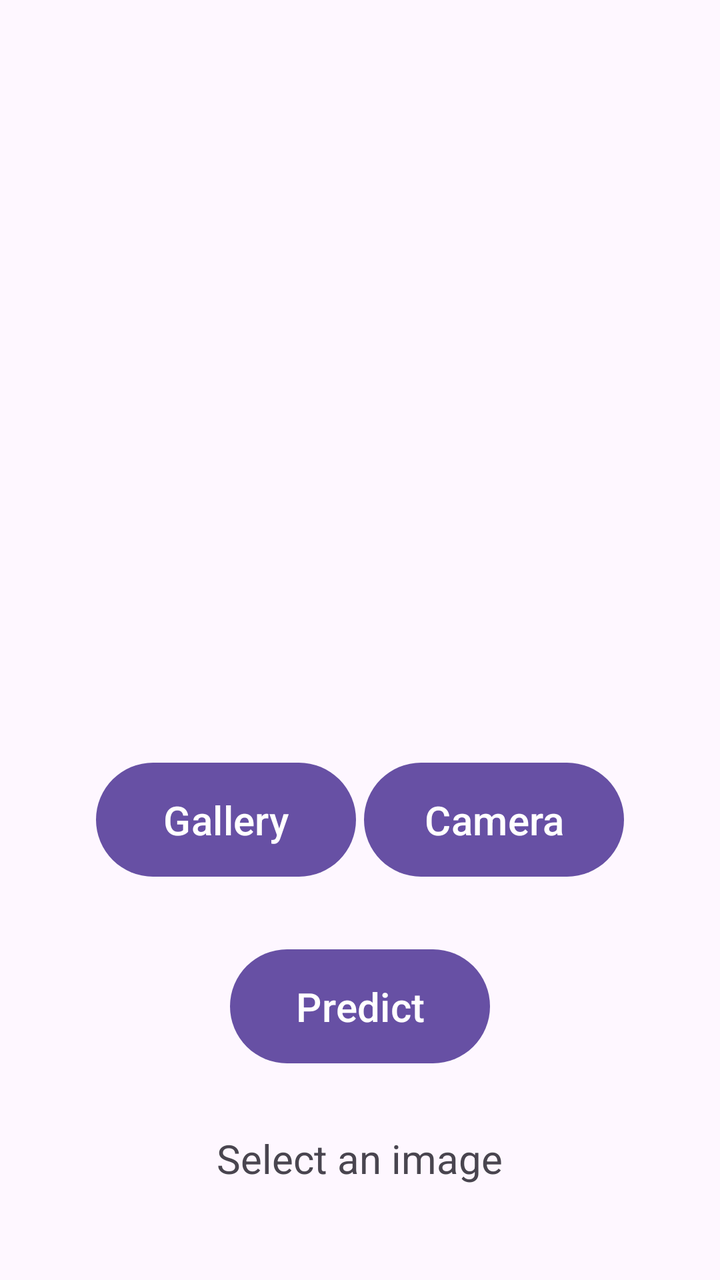
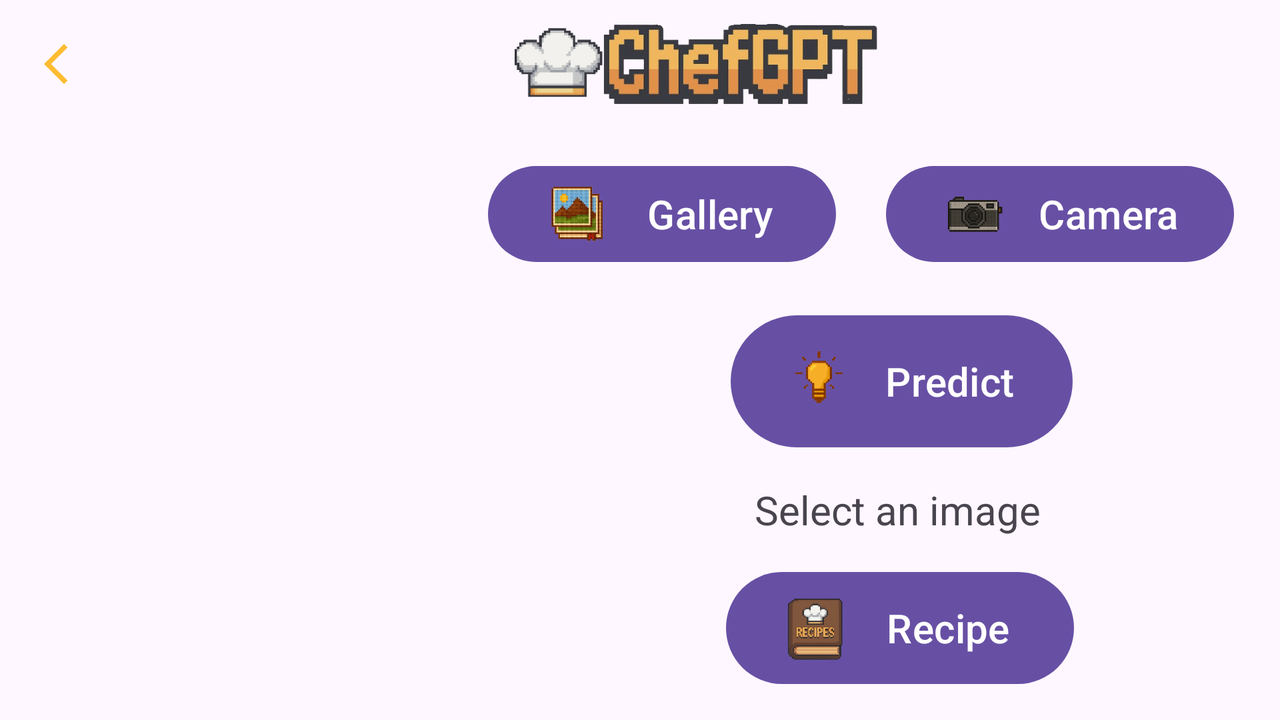

One screen, two layout resources from the same app: the default and the repository's alternative for another configuration. Each is rendered where Android would select it; the XML of both is given below.
<!-- AndroidManifest.xml: application theme Theme.ChefGPT -->
<!-- res/layout/activity_imageprediction.xml -->
<?xml version="1.0" encoding="utf-8"?>
<LinearLayout xmlns:android="http://schemas.android.com/apk/res/android"
    xmlns:app="http://schemas.android.com/apk/res-auto"
    xmlns:tools="http://schemas.android.com/tools"
    android:layout_width="match_parent"
    android:layout_height="match_parent"
    android:gravity="center"
    android:orientation="vertical"
    android:padding="16dp">
   <include layout="@layout/toolbar" />

  <ImageView
      android:id="@+id/imageView"
      android:layout_width="304dp"
      android:layout_height="300dp"
      android:layout_marginTop="32dp"
      app:srcCompat="@drawable/empty"
      android:scaleType="centerCrop" />

  <androidx.constraintlayout.widget.ConstraintLayout
      android:id="@+id/constraintLayout"
      android:layout_width="match_parent"
      android:layout_height="122dp">

    <Button
        android:id="@+id/openFavorites"
        android:layout_width="130dp"
        android:layout_height="65dp"
        android:layout_marginStart="32dp"
        android:text="Gallery"
        android:textSize="20sp"
        app:layout_constraintBottom_toBottomOf="parent"
        app:layout_constraintStart_toStartOf="parent"
        app:layout_constraintTop_toTopOf="parent" />

    <Button
        android:id="@+id/openCamera"
        android:layout_width="130dp"
        android:layout_height="65dp"
        android:layout_marginEnd="32dp"
        android:text="Camera"
        android:textSize="20sp"
        app:layout_constraintBottom_toBottomOf="parent"
        app:layout_constraintEnd_toEndOf="parent"
        app:layout_constraintTop_toTopOf="parent" />

  </androidx.constraintlayout.widget.ConstraintLayout>

  <Button
      android:id="@+id/predictButton"
      android:layout_width="130dp"
      android:layout_height="65dp"
      android:textSize="20sp"
      android:text="Predict" />

  <TextView
      android:id="@+id/foodName"
      android:layout_width="269dp"
      android:layout_height="87dp"
      android:gravity="center"
      android:text="Select an image"
      android:textSize="20sp" />

  <Button
      android:id="@+id/toRecipeResult"
      android:layout_width="130dp"
      android:layout_height="65dp"
      android:textSize="20sp"
      android:text="Recipe" />
</LinearLayout>
<!-- res/layout/toolbar.xml (included above) -->
<?xml version="1.0" encoding="utf-8"?>
<androidx.appcompat.widget.Toolbar
    xmlns:android="http://schemas.android.com/apk/res/android"
    xmlns:app="http://schemas.android.com/apk/res-auto"
    android:id="@+id/toolbar"
    android:layout_width="match_parent"
    android:layout_height="?attr/actionBarSize"
    android:background="@android:color/transparent"
    app:navigationIcon="@drawable/back"
    android:elevation="0dp">

    <RelativeLayout
        android:layout_width="match_parent"
        android:layout_height="wrap_content"
        android:layout_alignParentEnd="true"
        android:padding="12dp">

        <ImageView
            android:id="@+id/imagelogo"
            android:layout_width="match_parent"
            android:layout_height="match_parent"
            app:srcCompat="@drawable/name" />

        <ImageButton
            android:id="@+id/settings"
            android:layout_width="48dp"
            android:layout_height="48dp"
            android:layout_alignParentTop="true"
            android:layout_alignParentEnd="true"
            app:tint="@android:color/holo_orange_light"
            android:background="?attr/selectableItemBackgroundBorderless"
            android:src="@drawable/settings" />

    </RelativeLayout>

</androidx.appcompat.widget.Toolbar>
<!-- resources referenced by this layout -->
<resources>
  <!-- drawable back (drawable) -->
  <vector xmlns:android="http://schemas.android.com/apk/res/android" android:height="24dp" android:tint="@android:color/holo_orange_light" android:viewportHeight="24" android:viewportWidth="24" android:width="24dp">
        
      <path android:fillColor="@android:color/white" android:pathData="M17.77,3.77l-1.77,-1.77l-10,10l10,10l1.77,-1.77l-8.23,-8.23z"/>
  
  </vector>
  <!-- drawable name: png bitmap (drawable, 80140 bytes) -->
  <style name="Theme.ChefGPT" parent="Base.Theme.ChefGPT" />
  <style name="Base.Theme.ChefGPT" parent="Theme.Material3.DayNight.NoActionBar">
          
          
      </style>
</resources>
<!-- res/layout-land/activity_imageprediction.xml (the repository's variant of the layout above) -->
<!-- drawn on the phone turned sideways -->
<?xml version="1.0" encoding="utf-8"?>
<androidx.constraintlayout.widget.ConstraintLayout xmlns:android="http://schemas.android.com/apk/res/android"
    xmlns:tools="http://schemas.android.com/tools"
    android:layout_width="match_parent"
    android:layout_height="match_parent"
    xmlns:app="http://schemas.android.com/apk/res-auto"
    android:orientation="horizontal">

    <include layout="@layout/toolbar"
        android:id="@+id/toolbar" />

    <ImageView
        android:id="@+id/imageView"
        android:layout_width="245dp"
        android:layout_height="234dp"
        android:scaleType="centerCrop"
        app:layout_constraintBottom_toBottomOf="parent"
        app:layout_constraintEnd_toEndOf="parent"
        app:layout_constraintHorizontal_bias="0.111"
        app:layout_constraintStart_toStartOf="parent"
        app:layout_constraintTop_toTopOf="parent"
        app:layout_constraintVertical_bias="0.672"
        app:srcCompat="@drawable/empty" />

    <androidx.constraintlayout.widget.ConstraintLayout
        android:id="@+id/constraintLayout"
        android:layout_width="403dp"
        android:layout_height="54dp"
        android:layout_marginEnd="8dp"
        android:layout_weight="3"
        app:layout_constraintBottom_toBottomOf="parent"
        app:layout_constraintEnd_toEndOf="parent"
        app:layout_constraintTop_toTopOf="parent"
        app:layout_constraintVertical_bias="0.26">

        <Button
            android:id="@+id/openFavorites"
            android:layout_width="174dp"
            android:layout_height="56dp"
            android:layout_marginStart="15dp"
            android:text="Gallery"
            android:textSize="20sp"
            app:icon="@drawable/gallery"
            app:iconSize="40dp"
            app:iconTint="@null"
            app:layout_constraintBottom_toBottomOf="parent"
            app:layout_constraintStart_toStartOf="parent"
            app:layout_constraintTop_toTopOf="parent" />

        <Button
            android:id="@+id/openCamera"
            android:layout_width="174dp"
            android:layout_height="56dp"
            android:layout_marginEnd="15dp"
            android:text="Camera"
            android:textSize="20sp"
            app:icon="@drawable/camera"
            app:iconSize="40dp"
            app:iconTint="@null"
            app:layout_constraintBottom_toBottomOf="parent"
            app:layout_constraintEnd_toEndOf="parent"
            app:layout_constraintTop_toTopOf="parent" />

    </androidx.constraintlayout.widget.ConstraintLayout>

    <Button
        android:id="@+id/predictButton"
        android:layout_width="171dp"
        android:layout_height="74dp"
        android:layout_marginTop="20dp"
        android:layout_weight="1"
        android:text="Predict"
        android:textSize="20sp"
        app:icon="@drawable/predict"
        app:iconSize="40dp"
        app:iconTint="@null"
        app:layout_constraintBottom_toBottomOf="parent"
        app:layout_constraintEnd_toEndOf="parent"
        app:layout_constraintHorizontal_bias="0.779"
        app:layout_constraintStart_toStartOf="parent"
        app:layout_constraintTop_toBottomOf="@+id/constraintLayout"
        app:layout_constraintVertical_bias="0.0" />

    <TextView
        android:id="@+id/foodName"
        android:layout_width="203dp"
        android:layout_height="76dp"
        android:layout_weight="2"
        android:gravity="center"
        android:text="Select an image"
        android:textSize="20sp"
        app:layout_constraintBottom_toTopOf="@+id/toRecipeResult"
        app:layout_constraintEnd_toEndOf="parent"
        app:layout_constraintHorizontal_bias="0.795"
        app:layout_constraintStart_toStartOf="parent"
        app:layout_constraintTop_toBottomOf="@+id/predictButton" />

    <Button
        android:id="@+id/toRecipeResult"
        android:layout_width="174dp"
        android:layout_height="64dp"
        android:layout_weight="1"
        android:text="Recipe"
        android:textSize="20sp"
        app:icon="@drawable/recipes"
        app:iconSize="40dp"
        app:iconTint="@null"
        app:layout_constraintBottom_toBottomOf="parent"
        app:layout_constraintEnd_toEndOf="parent"
        app:layout_constraintHorizontal_bias="0.779"
        app:layout_constraintStart_toStartOf="parent"
        app:layout_constraintTop_toTopOf="parent"
        app:layout_constraintVertical_bias="0.953" />

</androidx.constraintlayout.widget.ConstraintLayout>
<!-- resources referenced by the variant -->
<!-- as the phone turned sideways resolves them -->
<resources>
  <!-- drawable back (drawable) -->
  <vector xmlns:android="http://schemas.android.com/apk/res/android" android:height="24dp" android:tint="@android:color/holo_orange_light" android:viewportHeight="24" android:viewportWidth="24" android:width="24dp">
        
      <path android:fillColor="@android:color/white" android:pathData="M17.77,3.77l-1.77,-1.77l-10,10l10,10l1.77,-1.77l-8.23,-8.23z"/>
  
  </vector>
  <!-- drawable camera: png bitmap (drawable, 10266 bytes) -->
  <!-- drawable gallery: png bitmap (drawable, 21887 bytes) -->
  <!-- drawable name: png bitmap (drawable, 80140 bytes) -->
  <!-- drawable predict: png bitmap (drawable, 5160 bytes) -->
  <!-- drawable recipes: png bitmap (drawable, 13912 bytes) -->
  <style name="Theme.ChefGPT" parent="Base.Theme.ChefGPT" />
  <style name="Base.Theme.ChefGPT" parent="Theme.Material3.DayNight.NoActionBar">
          
          
      </style>
</resources>
